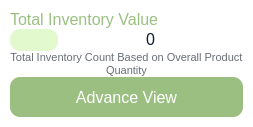
                   <widget class="QFrame" name="horizontalFrame_5">
                    <property name="styleSheet">
                     <string notr="true">background-color: rgb(255, 255, 255);
border-radius: 20px;</string>
                    </property>
                    <layout class="QHBoxLayout" name="horizontalLayout_11">
                     <property name="leftMargin">
                      <number>10</number>
                     </property>
                     <property name="topMargin">
                      <number>10</number>
                     </property>
                     <property name="rightMargin">
                      <number>10</number>
                     </property>
                     <property name="bottomMargin">
                      <number>10</number>
                     </property>
                     <item>
                      <layout class="QVBoxLayout" name="verticalLayout_5">
                       <property name="spacing">
                        <number>0</number>
                       </property>
                       <item>
                        <widget class="QLabel" name="label_8">
                         <property name="sizePolicy">
                          <sizepolicy hsizetype="Preferred" vsizetype="Fixed">
                           <horstretch>0</horstretch>
                           <verstretch>0</verstretch>
                          </sizepolicy>
                         </property>
                         <property name="font">
                          <font>
                           <pointsize>12</pointsize>
                          </font>
                         </property>
                         <property name="styleSheet">
                          <string notr="true">color: #9ABF80;</string>
                         </property>
                         <property name="text">
                          <string>Total Inventory Value</string>
                         </property>
                        </widget>
                       </item>
                       <item>
                        <layout class="QGridLayout" name="gridLayout_3">
                         <item row="0" column="0">
                          <widget class="QLabel" name="label_19">
                           <property name="sizePolicy">
                            <sizepolicy hsizetype="Preferred" vsizetype="Fixed">
                             <horstretch>0</horstretch>
                             <verstretch>0</verstretch>
                            </sizepolicy>
                           </property>
                           <property name="maximumSize">
                            <size>
                             <width>48</width>
                             <height>48</height>
                            </size>
                           </property>
                           <property name="styleSheet">
                            <string notr="true">background-color: rgb(225, 249, 205);
padding: 4px;
border-radius: 10px;</string>
                           </property>
                           <property name="text">
                            <string/>
                           </property>
                           <property name="pixmap">
                            <pixmap resource="resources.qrc">:/resources/product-icons/inventry-value.svg</pixmap>
                           </property>
                           <property name="scaledContents">
                            <bool>true</bool>
                           </property>
                          </widget>
                         </item>
                         <item row="0" column="1">
                          <widget class="QLabel" name="total_inventory_value_label">
                           <property name="sizePolicy">
                            <sizepolicy hsizetype="Preferred" vsizetype="Fixed">
                             <horstretch>0</horstretch>
                             <verstretch>0</verstretch>
                            </sizepolicy>
                           </property>
                           <property name="font">
                            <font>
                             <pointsize>12</pointsize>
                            </font>
                           </property>
                           <property name="styleSheet">
                            <string notr="true">color: rgb(14, 28, 44);</string>
                           </property>
                           <property name="text">
                            <string>0</string>
                           </property>
                           <property name="alignment">
                            <set>Qt::AlignmentFlag::AlignCenter</set>
                           </property>
                          </widget>
                         </item>
                        </layout>
                       </item>
                       <item>
                        <widget class="QLabel" name="label_14">
                         <property name="sizePolicy">
                          <sizepolicy hsizetype="Preferred" vsizetype="Fixed">
                           <horstretch>0</horstretch>
                           <verstretch>0</verstretch>
                          </sizepolicy>
                         </property>
                         <property name="font">
                          <font>
                           <pointsize>8</pointsize>
                          </font>
                         </property>
                         <property name="styleSheet">
                          <string notr="true">color: rgb(104, 109, 118);</string>
                         </property>
                         <property name="text">
                          <string>Total Inventory Count Based on Overall Product Quantity</string>
                         </property>
                         <property name="alignment">
                          <set>Qt::AlignmentFlag::AlignCenter</set>
                         </property>
                         <property name="wordWrap">
                          <bool>true</bool>
                         </property>
                        </widget>
                       </item>
                       <item>
                        <widget class="QPushButton" name="pushButton_5">
                         <property name="minimumSize">
                          <size>
                           <width>0</width>
                           <height>40</height>
                          </size>
                         </property>
                         <property name="font">
                          <font>
                           <pointsize>12</pointsize>
                          </font>
                         </property>
                         <property name="styleSheet">
                          <string notr="true">QPushButton{
background: #9ABF80;
color: rgb(255, 255, 255);
border:none;
border-radius: 10px;
}
QPushButton:hover{
	background-color: rgb(110, 136, 91);
}</string>
                         </property>
                         <property name="text">
                          <string>Advance View</string>
                         </property>
                         <property name="icon">
                          <iconset>
                           <normalon>:/resources/product-icons/advance_view.svg</normalon>
                          </iconset>
                         </property>
                         <property name="iconSize">
                          <size>
                           <width>28</width>
                           <height>28</height>
                          </size>
                         </property>
                        </widget>
                       </item>
                      </layout>
                     </item>
                    </layout>
                   </widget>
